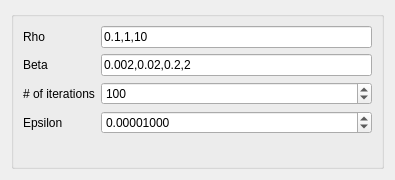
<?xml version="1.0" encoding="UTF-8"?>
<ui version="4.0">
 <class>Form</class>
 <widget class="QWidget" name="Form">
  <property name="geometry">
   <rect>
    <x>0</x>
    <y>0</y>
    <width>395</width>
    <height>180</height>
   </rect>
  </property>
  <property name="sizePolicy">
   <sizepolicy hsizetype="Ignored" vsizetype="Ignored">
    <horstretch>0</horstretch>
    <verstretch>0</verstretch>
   </sizepolicy>
  </property>
  <property name="windowTitle">
   <string>Form</string>
  </property>
  <layout class="QVBoxLayout" name="verticalLayout">
   <item>
    <widget class="QGroupBox" name="formGroupBox">
     <property name="title">
      <string/>
     </property>
     <layout class="QFormLayout" name="formLayout">
      <item row="1" column="0">
       <widget class="QLabel" name="rho_label">
        <property name="text">
         <string>Rho</string>
        </property>
       </widget>
      </item>
      <item row="3" column="0">
       <widget class="QLabel" name="beta_label">
        <property name="text">
         <string>Beta</string>
        </property>
       </widget>
      </item>
      <item row="1" column="1">
       <widget class="QLineEdit" name="rho_lineEdit">
        <property name="text">
         <string>0.1,1,10</string>
        </property>
       </widget>
      </item>
      <item row="3" column="1">
       <widget class="QLineEdit" name="beta_lineEdit">
        <property name="text">
         <string>0.002,0.02,0.2,2</string>
        </property>
       </widget>
      </item>
      <item row="4" column="0">
       <widget class="QLabel" name="niter_label">
        <property name="text">
         <string># of iterations</string>
        </property>
       </widget>
      </item>
      <item row="4" column="1">
       <widget class="QSpinBox" name="niter_spinBox">
        <property name="minimum">
         <number>1</number>
        </property>
        <property name="maximum">
         <number>1000</number>
        </property>
        <property name="value">
         <number>100</number>
        </property>
       </widget>
      </item>
      <item row="5" column="0">
       <widget class="QLabel" name="epsilon_label">
        <property name="text">
         <string>Epsilon</string>
        </property>
       </widget>
      </item>
      <item row="5" column="1">
       <widget class="QDoubleSpinBox" name="epsilon_doubleSpinBox">
        <property name="decimals">
         <number>8</number>
        </property>
        <property name="singleStep">
         <double>0.000001000000000</double>
        </property>
        <property name="value">
         <double>0.000010000000000</double>
        </property>
       </widget>
      </item>
     </layout>
    </widget>
   </item>
  </layout>
 </widget>
 <resources/>
 <connections/>
</ui>
